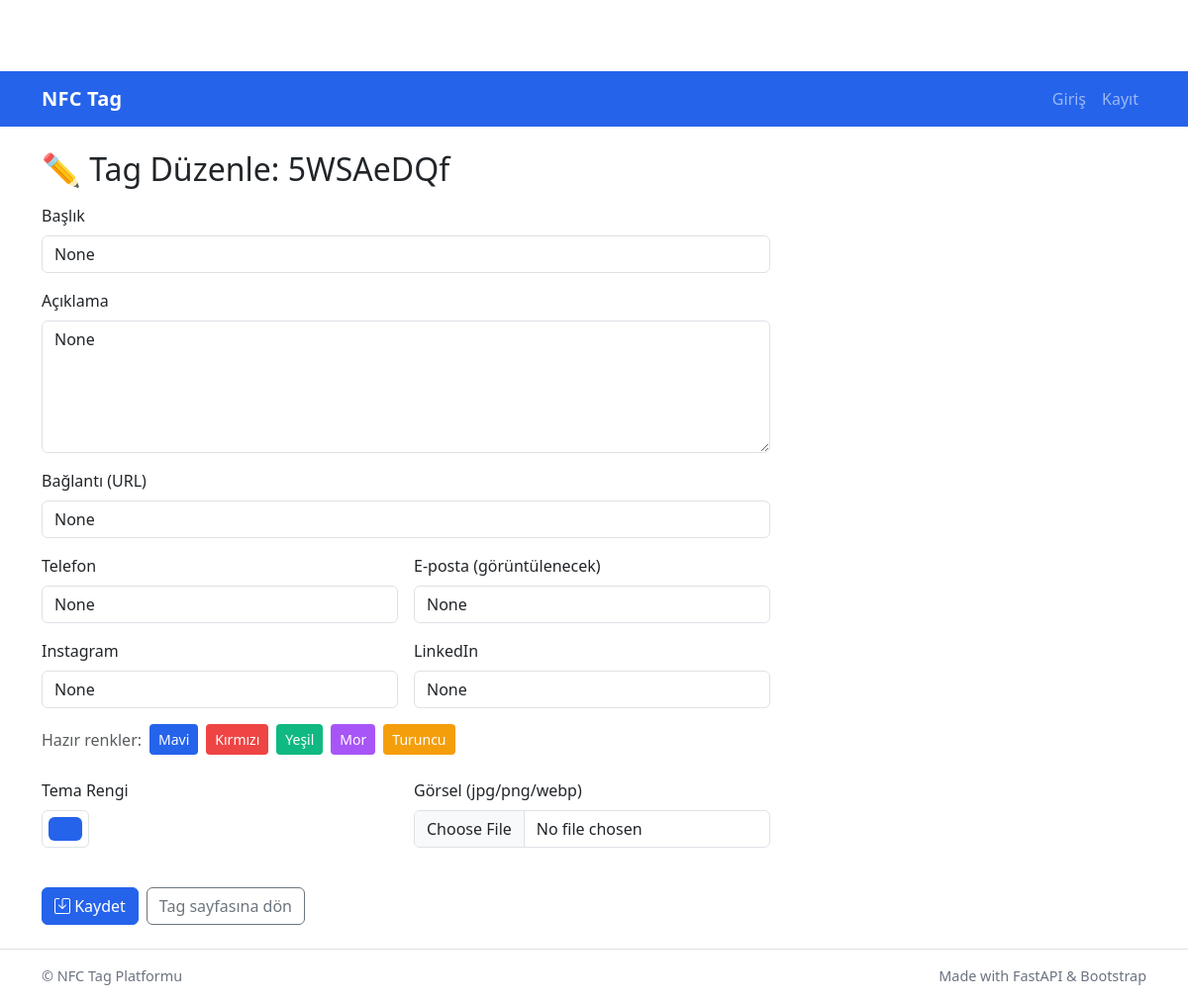
The page /edit/5WSAeDQf (signed in) on the database its author committed.
### db.py (models this page shows)
class Tag(SQLModel, table=True):
    id: Optional[int] = Field(default=None, primary_key=True)
    shortid: str = Field(index=True, unique=True)
    owner_user_id: Optional[int] = Field(default=None, foreign_key="user.id")
    status: str = Field(default="active")
    created_at: datetime = Field(default_factory=datetime.utcnow)

class Profile(SQLModel, table=True):
    id: Optional[int] = Field(default=None, primary_key=True)
    tag_id: int = Field(foreign_key="tag.id")
    title: Optional[str] = None
    description: Optional[str] = None
    link: Optional[str] = None
    image_url: Optional[str] = None
    phone: Optional[str] = None
    public_email: Optional[str] = None
    instagram: Optional[str] = None
    linkedin: Optional[str] = None
    theme_color: Optional[str] = Field(default="#2563eb")  # hex renk
    updated_at: datetime = Field(default_factory=datetime.utcnow)

### main.py (the view)
@app.get("/edit/{shortid}", response_class=HTMLResponse)
def edit_form(request: Request, shortid: str):
    user_id = get_current_user_id(request)
    if not user_id:
        return RedirectResponse(url="/login", status_code=303)
    with get_session() as s:
        tag = s.exec(select(Tag).where(Tag.shortid == shortid)).first()
        if not tag:
            raise HTTPException(status_code=404, detail="Tag yok")
        if tag.owner_user_id != user_id:
            raise HTTPException(status_code=403, detail="Bu tag size ait değil")
        profile = s.exec(select(Profile).where(Profile.tag_id == tag.id)).first()
    return templates.TemplateResponse("edit.html", {"request": request, "tag_id": shortid, "p": profile})

### templates/edit.html (shortened to what this page needs)
{% extends "base.html" %}
{% block content %}
<h2 class="mb-3">✏️ Tag Düzenle: {{ tag_id }}</h2>
<div class="row">
  <div class="col-12 col-lg-8">
    <form action="/edit/{{ tag_id }}" method="post" enctype="multipart/form-data" class="d-grid gap-3">
      <div>
        <label class="form-label">Başlık</label>
        <input type="text" name="title" value="{{ p.title if p else '' }}" class="form-control">
      </div>
      <div>
        <label class="form-label">Açıklama</label>
        <textarea name="description" rows="5" class="form-control">{{ p.description if p else '' }}</textarea>
      </div>
      <div>
        <label class="form-label">Bağlantı (URL)</label>
        <input type="url" name="link" value="{{ p.link if p else '' }}" class="form-control" placeholder="https://...">
      </div>
      <div class="row g-3">
        <div class="col-12 col-md-6">
          <label class="form-label">Telefon</label>
          <input type="text" name="phone" value="{{ p.phone if p else '' }}" class="form-control" placeholder="+90 ...">
        </div>
        <div class="col-12 col-md-6">
          <label class="form-label">E-posta (görüntülenecek)</label>
          <input type="email" name="public_email" value="{{ p.public_email if p else '' }}" class="form-control" placeholder="ornek@site.com">
        </div>
      </div>
      <div class="row g-3">
        <div class="col-12 col-md-6">
          <label class="form-label">Instagram</label>
          <input type="text" name="instagram" value="{{ p.instagram if p else '' }}" class="form-control" placeholder="@kullanici veya https://instagram.com/...">
        </div>
        <div class="col-12 col-md-6">
          <label class="form-label">LinkedIn</label>
          <input type="text" name="linkedin" value="{{ p.linkedin if p else '' }}" class="form-control" placeholder="https://linkedin.com/in/...">
        </div>
      </div>
      <div class="row g-3">
        <div class="mb-2">
          <div class="d-flex align-items-center gap-2 flex-wrap">
            <span class="text-muted">Hazır renkler:</span>
            <button type="button" class="btn btn-sm" style="background:#2563eb;color:#fff" onclick="setTheme('#2563eb')">Mavi</button>
            <button type="button" class="btn btn-sm" style="background:#ef4444;color:#fff" onclick="setTheme('#ef4444')">Kırmızı</button>
            <button type="button" class="btn btn-sm" style="background:#10b981;color:#fff" onclick="setTheme('#10b981')">Yeşil</button>
            <button type="button" class="btn btn-sm" style="background:#a855f7;color:#fff" onclick="setTheme('#a855f7')">Mor</button>
            <button type="button" class="btn btn-sm" style="background:#f59e0b;color:#fff" onclick="setTheme('#f59e0b')">Turuncu</button>
          </div>
        </div>
        <div class="col-12 col-md-6">
          <label class="form-label">Tema Rengi</label>
          <input type="color" name="theme_color" value="{{ p.theme_color if p and p.theme_color else '#2563eb' }}" class="form-control form-control-color">
        </div>
        <div class="col-12 col-md-6">
          <label class="form-label">Görsel (jpg/png/webp)</label>
          <input type="file" name="image" accept="image/*" class="form-control" onchange="previewImage(this)">
        </div>
      </div>
      <div class="d-flex gap-2">
        <button type="submit" class="btn btn-primary"><i class="bi bi-save"></i> Kaydet</button>
        <a href="/t/{{ tag_id }}" class="btn btn-outline-secondary">Tag sayfasına dön</a>
      </div>
    </form>
  </div>
</div>
{% endblock %}

### templates/base.html (style rules this page uses)
:root { --brand-color:#2563eb; --brand-dark:#1e40af; }
.btn-primary { background: var(--brand-color); border-color: var(--brand-color); }
body { padding-top: 4.5rem; }

### rows shown on the page
Tag: shortid "5WSAeDQf"
Profile: title "None", description "None", link "None", phone "None", public_email "None", instagram "None", linkedin "None", theme_color "#2563eb"
